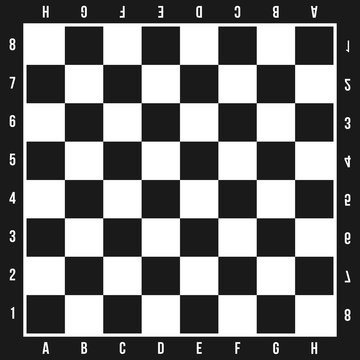
#> input picture check.jpg, 360 x 360 px
$ python main.py
#> lines starting #> are read from the running program, lines starting #| are printed output that depends on the picture; after the words box and inside, x2 and y2 are one past the last pixel; in counts of white or black regions, pixels touching at a corner belong together
#> further down, img is the input picture: shape (360, 360, 3); min 0, max 255, mean 117.8
import cv2
import numpy as np

class VisualOdometry:
    def __init__ (self):
        self.max_corners = 25
        self.quality_level = 0.01
        self.min_dst = 10

    def __preprocess (self, image):

        img_gauss = cv2.GaussianBlur(image, (5,5), 1)
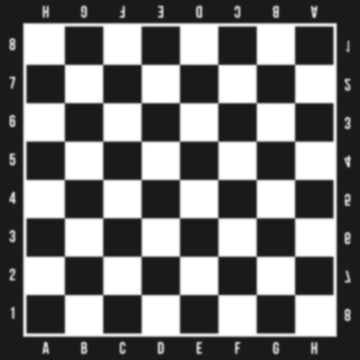
#> img_gauss: shape (360, 360, 3); min 24, max 255, mean 117.8
        img_gray = cv2.cvtColor(img_gauss, cv2.COLOR_BGR2GRAY)

        return img_gray

    def __detectCorners(self, frame):
        img_gray = self.__preprocess(frame)
        corners = cv2.goodFeaturesToTrack(img_gray, self.max_corners, self.quality_level, self.min_dst)
#> corners = 25 rows, first 8: [348, 166], [314, 16], [13, 192], [45, 343], [65, 294], [257, 102], [294, 65], [180, 180]
        corners = np.int0(corners)

        return corners

    def drawCorners(self, frame):
        corners = self.__detectCorners(frame)
        for corner in corners:
            x, y = corner.ravel()
            cv2.circle(frame, (x, y), 3, (0, 255, 0), -1)
#> this loop made 25 passes
#> (x, y) on passes 1 to 12: (348, 166), (314, 16), (13, 192), (45, 343), (65, 294), (257, 102), (294, 65), (180, 180), (65, 180), (294, 179), (294, 102), (102, 257)
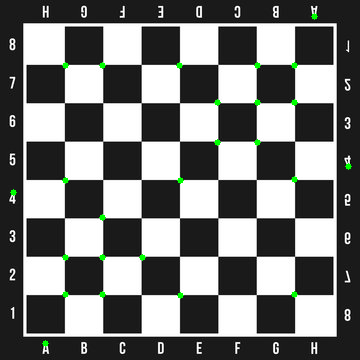
#> frame: shape (360, 360, 3); 0.56% of pixels changed, all inside (x1, y1, x2, y2) = (10, 13, 352, 347)

        return frame


corners = VisualOdometry()
img = cv2.imread('check.jpg')
img_corners = corners.drawCorners(img)
cv2.imshow('corners', img_corners)
cv2.waitKey(0)
cv2.destroyAllWindows()
